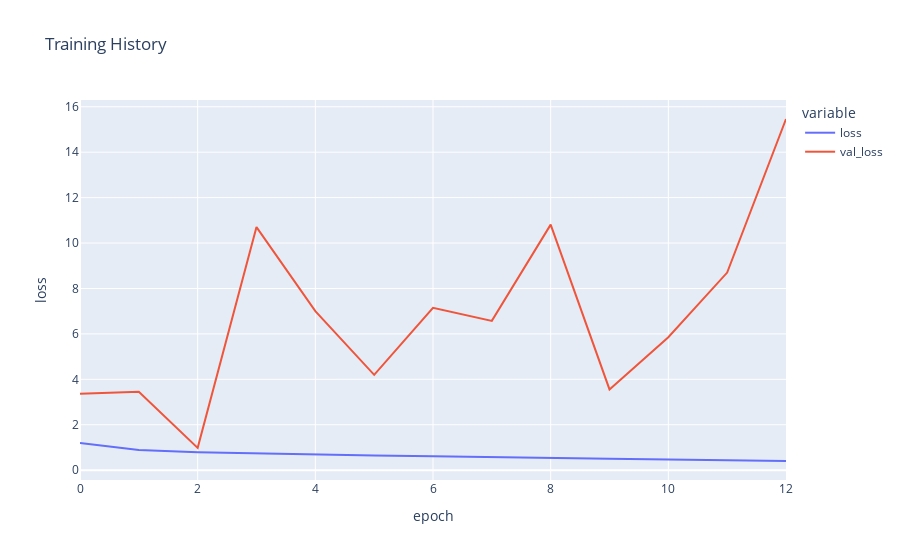

This figure's notebook cell:
### Code cell
fig = px.line(
    history_ethnicity.history, y=['loss', 'val_loss'],
    labels={'index': 'epoch', 'value': 'loss'}, 
    title='Training History')
fig.show()

### Figure 1 — Plotly figure (JSON) as saved in the notebook; plotly's stock layout.template omitted (floating-point values rounded to 4 significant figures)
{"data": [{"hovertemplate": "variable=loss<br>epoch=%{x}<br>loss=%{y}<extra></extra>", "legendgroup": "loss", "line": {"color": "#636efa", "dash": "solid"}, "marker": {"symbol": "circle"}, "mode": "lines", "name": "loss", "orientation": "v", "showlegend": true, "type": "scatter", "x": [0, 1, 2, 3, 4, 5, 6, 7, 8, 9, 10, 11, 12], "xaxis": "x", "y": [1.2, 0.8843, 0.7864, 0.7306, 0.6903, 0.646, 0.6155, 0.5878, 0.554, 0.5038, 0.4702, 0.4328, 0.4034], "yaxis": "y"}, {"hovertemplate": "variable=val_loss<br>epoch=%{x}<br>loss=%{y}<extra></extra>", "legendgroup": "val_loss", "line": {"color": "#EF553B", "dash": "solid"}, "marker": {"symbol": "circle"}, "mode": "lines", "name": "val_loss", "orientation": "v", "showlegend": true, "type": "scatter", "x": [0, 1, 2, 3, 4, 5, 6, 7, 8, 9, 10, 11, 12], "xaxis": "x", "y": [3.366, 3.455, 0.9823, 10.7, 7.001, 4.195, 7.15, 6.572, 10.81, 3.555, 5.854, 8.7, 15.46], "yaxis": "y"}], "layout": {"legend": {"title": {"text": "variable"}, "tracegroupgap": 0}, "title": {"text": "Training History"}, "xaxis": {"anchor": "y", "domain": [0, 1], "title": {"text": "epoch"}}, "yaxis": {"anchor": "x", "domain": [0, 1], "title": {"text": "loss"}}}}
